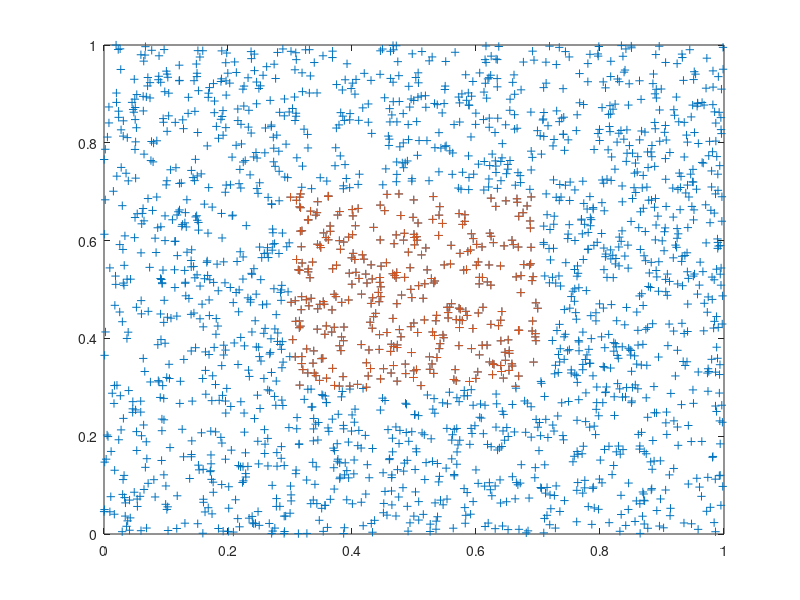

MATLAB code to generate this figure:
%code for Adabooost algorithm
clear 
dataset = unifrnd(0,1,2000,2);
dataset_A = zeros(1,2);
count = 0;
for i = 1:2000
if((dataset(i,1)< 0.7) & (dataset(i,1) > 0.3) & (dataset(i,2) > 0.3) & (dataset(i,2)<0.7))
count = count + 1 ; 
dataset_A(count,:) =dataset(i,:);
end
end 
plot(dataset(:,1),dataset(:,2),'+')
hold on 
plot(dataset_A(:,1),dataset_A(:,2),'+')
%&(dataset(2,:) > 0.3 )& (dataset(2,:) < 0.7 ))
%dataset_B = 0dataset((dataset(:,1) > 0.7 | dataset(:,1) < 0.3) & (dataset(:,2) > 0.7 | dataset(:,2) < 0.3) ); 



%plot(dataset_A(:,1),dataset_A(:,2),'+','b');
%hold on 
%plot(dataset_B(:,1),dataset_B(:,2),'+','r');
